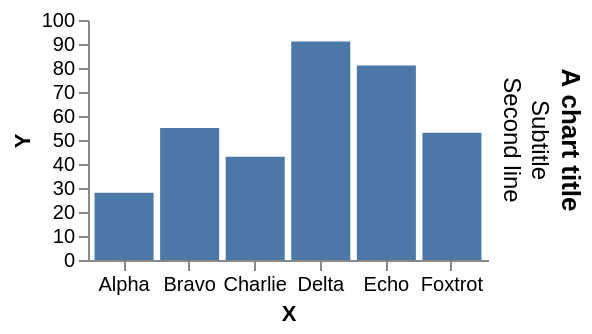

The Vega-Lite source for this figure:
### Vega specification from a JSON file in a GitHub repository (floating-point values rounded to 4 significant figures)
{"width": 200, "height": 120, "padding": 5, "data": [{"name": "t", "values": [{"a": "Alpha", "b": 28, "c": "x", "d": 1}, {"a": "Bravo", "b": 55, "c": "y", "d": 2}, {"a": "Charlie", "b": 43, "c": "x", "d": 3}, {"a": "Delta", "b": 91, "c": "z", "d": 4}, {"a": "Echo", "b": 81, "c": "y", "d": 5}, {"a": "Foxtrot", "b": 53, "c": "z", "d": 6}]}], "scales": [{"name": "x", "type": "band", "domain": {"data": "t", "field": "a"}, "range": "width", "padding": 0.1}, {"name": "y", "type": "linear", "domain": {"data": "t", "field": "b"}, "range": "height", "nice": true}, {"name": "color", "type": "ordinal", "domain": {"data": "t", "field": "c"}, "range": {"scheme": "category10"}}, {"name": "ramp", "type": "linear", "domain": {"data": "t", "field": "d"}, "range": {"scheme": "blues"}}, {"name": "size", "type": "linear", "domain": {"data": "t", "field": "b"}, "range": [10, 200]}, {"name": "shape", "type": "ordinal", "domain": {"data": "t", "field": "c"}, "range": "symbol"}, {"name": "quant", "type": "quantize", "domain": [0, 100], "range": {"scheme": "greens", "count": 4}}], "marks": [{"type": "rect", "from": {"data": "t"}, "encode": {"enter": {"x": {"scale": "x", "field": "a"}, "width": {"scale": "x", "band": 1}, "y": {"scale": "y", "field": "b"}, "y2": {"scale": "y", "value": 0}}}}], "title": {"text": "A chart title", "subtitle": ["Subtitle", "Second line"], "orient": "right", "anchor": "middle", "frame": "group", "offset": 6}, "axes": [{"orient": "bottom", "scale": "x", "title": "X"}, {"orient": "left", "scale": "y", "title": "Y"}]}
